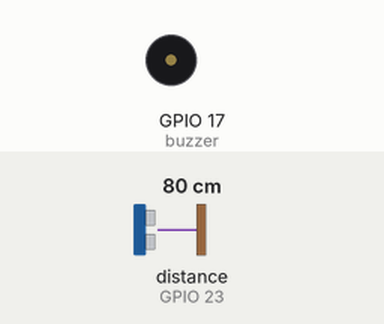
This program was run on a simulated Raspberry Pi (BCM pin numbers). Shown: buzzer (waves = sounding). Inputs (shaded band) come from the test bench; at power-on: distance to the obstacle (sensor on GPIO 23) 80 cm. The echo pulse lasts 58.3 µs per cm; what the program prints to the terminal is not drawn.

Above: at 1.9 s.
2.0 s: distance to the obstacle (sensor on GPIO 23) set to 21 cm
5.0 s: distance to the obstacle (sensor on GPIO 23) set to 18 cm
8.0 s: distance to the obstacle (sensor on GPIO 23) set to 35 cm
At 10.3 s:
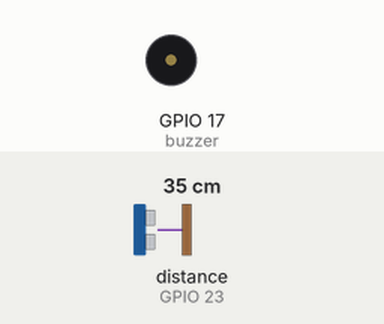
Timing chart, 0 to 11.8 s (numbered marks = the images above; inputs shaded):
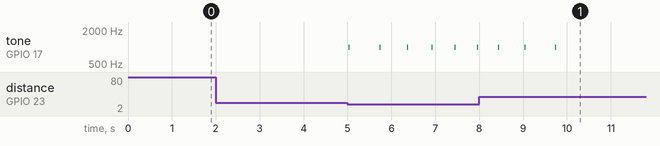

The program:

distance_buzzer.py
```python
from gpiozero import DistanceSensor, PWMOutputDevice
from time import sleep
import statistics

sensor = DistanceSensor(echo=23, trigger=24)
buzzer = PWMOutputDevice(17)

def get_distance_cm(samples=5):
	values = []
	for _ in range(samples):
		values.append(sensor.distance * 100)
		sleep(0.05)
	return statistics.median(values)

# 부드러운 값용
smooth_dist = get_distance_cm()

def smooth(val, prev, alpha=0.3):
	return alpha * val + (1 - alpha) * prev

try:
	while True:
		raw = get_distance_cm()

		# 값 부드럽게 만들기
		smooth_dist = smooth(raw, smooth_dist)

		print(f"거리(평균): {smooth_dist:.2f}cm")

		# 30cm 이상이면 소리 끄기
		if smooth_dist > 30:
			buzzer.off()
			sleep(0.2)
			continue

		# 너무 가까우면 연속음
		if smooth_dist < 3:
			buzzer.frequency = 1000
			buzzer.value =  0.5
			sleep(0.05)
			continue


		# 3~30cm: 가까울수록 빠르게
		norm = min(max(smooth_dist / 30, 0), 1)
		delay = (norm ** 2) * 0.5 + 0.002	# 거리 -> 시간으로 변환

		buzzer.frequency = 1000
		buzzer.value = 0.5
		sleep(0.02)

		buzzer.off()
		sleep(delay)

except KeyboardInterrupt:
	pass

finally:
	buzzer.off()
	buzzer.close()
	sensor.close()
```

Measured:
- after the input at 2.0 s, every drawn part: stays the same
- after the input at 8.0 s, tone on GPIO 17 (buzzer): alternates 1000 Hz for 0.02 s and silent for 0.67 s, 4 changes in all, then stays silent, starting after 1.0 s
